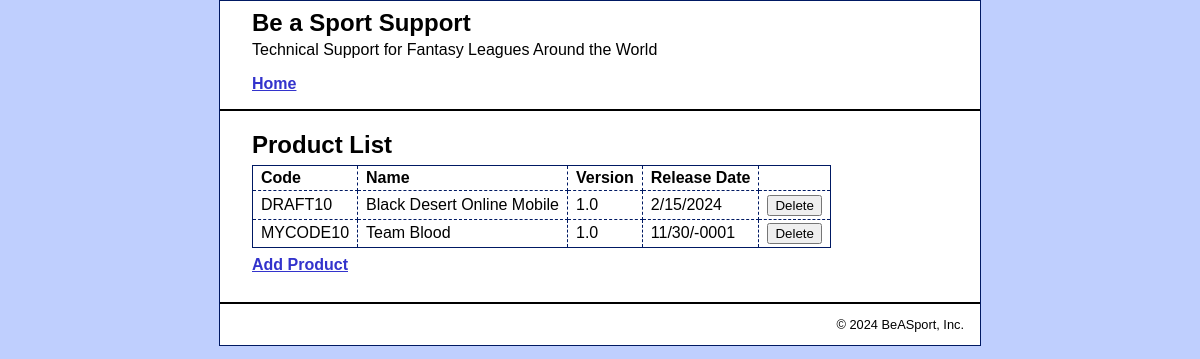
Page /tech_support/product_manager/index.php on the committed database.
### tables this page shows
CREATE TABLE `products` (
  `productID` int(11) NOT NULL,
  `productCode` varchar(10) NOT NULL,
  `name` varchar(50) NOT NULL,
  `version` decimal(18,1) NOT NULL,
  `releaseDate` datetime NOT NULL
);

### tech_support/product_manager/index.php (the view, shortened to what this page needs)
<?php
require('../model/database.php');
$productsQuery = "SELECT * FROM products ORDER BY name";
$productsStatement = $db->prepare($productsQuery);
$productsStatement->execute();
$products = $productsStatement->fetchAll();
?>
<?php include '../view/header.php'; ?>
<main>
<h1>Product List</h1>
<table>
    <tr>
        <th>Code</th>
        <th>Name</th>
        <th>Version</th>
        <th>Release Date</th>
        <th>&nbsp;</th>
    </tr>
    <?php foreach ($products as $product) :
        $ts = strtotime($product['releaseDate']);
        $release_date_formatted = date('n/j/Y', $ts);
    ?>
    <tr>
        <td><?php echo htmlspecialchars($product['productCode']); ?></td>
        <td><?php echo htmlspecialchars($product['name']); ?></td>
        <td><?php echo htmlspecialchars($product['version']); ?></td>
        <td><?php echo $release_date_formatted; ?></td>
        <td>
            <form action="delete_product.php" method="post">
                <input type="submit" value="Delete">
            </form>
        </td>
    </tr>
    <?php endforeach; ?>
</table>
<p><a href="add_product_form.php">Add Product</a></p>
</main>
<?php include '../view/footer.php'; ?>

### tech_support/main.css (style rules this page uses)
html { background-color: #BFCFFE; }
body { margin-top: 0; font-family: Arial, Helvetica, sans-serif; width: 760px; margin: 0 auto; background-color: white; border: 1px solid #001963; }
main { margin: 0; padding: .5em 2em .25em; }
h1 { font-size: 150%; margin: 0; padding: .5em 0 .25em; }
h1, h2 { color: black; }
p { margin: .5em 0 .5em 0; padding: 0; }
a { color: #3333CC; font-weight: bold; }
table { border: 1px solid #001963; border-collapse: collapse; }
td, th { border: 1px dashed #001963; padding: .2em .5em .2em .5em; text-align: left; }
form { margin: 0; }

### rows in the picture
products: productCode "DRAFT10", name "Black Desert Online Mobile", version "1.0", releaseDate "2/15/2024"
products: productCode "MYCODE10", name "Team Blood", version "1.0", releaseDate "11/30/-0001"
